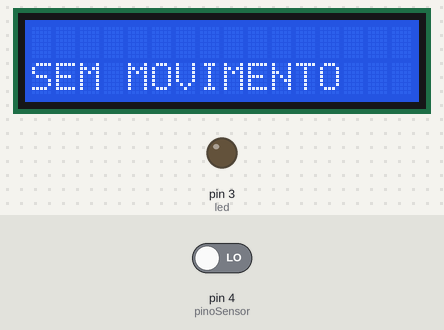
Simulated run of this sketch. Board: Arduino Uno, built with avr-gcc and run on an emulated ATmega328P. On the bench: 16×2 character LCD, output pins drawn as LEDs (lit = HIGH). The inputs (shaded band) are chosen by the test bench; at power-on: pin 4 (pinoSensor) LOW. What the sketch prints to the serial monitor is not drawn.

Above: at 1.7 s.
1.8 s: pin 4 (pinoSensor) driven HIGH
At 3.6 s:
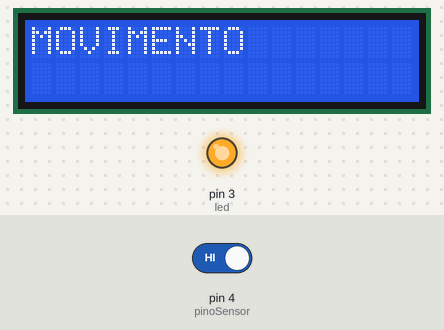
3.9 s: pin 4 (pinoSensor) driven LOW
At 5.7 s:
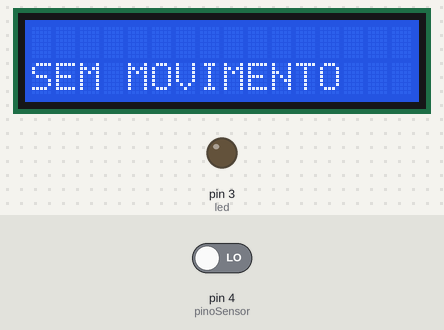
Timing chart, 0 to 7.2 s (numbered marks = the images above; inputs shaded):
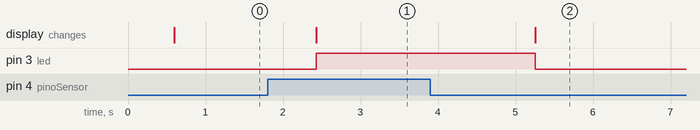

Measured:
- after the input at 1.8 s, pin 3 (led): LOW → HIGH after 0.63 s; the display: changes after 0.63 s (image 1)
- after the input at 3.9 s, pin 3 (led): HIGH → LOW after 1.4 s; the display: changes after 1.4 s (image 2)

The sketch:

sketch_may07a.ino
```cpp
// Programa : Display LCD 16x2 e modulo I2C
// Autor : Arduino e Cia

#include <Wire.h>
#include <LiquidCrystal_I2C.h>
// Inicializa o display no endereco 0x27
LiquidCrystal_I2C lcd(0x3F,2,1,0,4,5,6,7,3, POSITIVE);

int led  = 3;
int pinoSensor = 4;
int iniciaSensor = 0;
//Variável para calibração do sensor
int calibracao = 45;


void setup()
{
 lcd.begin (16,2);
 pinMode(3,OUTPUT);
 ///
    Serial.begin(9600);
    pinMode(pinoSensor,INPUT); //E o sensor uma entrada.
    Serial.print("Calibrando o sensor...");
    for(int i = 0; i < calibracao; i++){
    Serial.print(".");
    }
    Serial.println("Sensor Ativado");
    delay(500);
///
}

void loop()
{
    iniciaSensor = digitalRead(pinoSensor);
    Serial.print("Valor do Sensor PIR: ");
    Serial.println(iniciaSensor);

    if (iniciaSensor == 1) {
      lcd.clear();
      lcd.setCursor(0,0);
      lcd.print("MOVIMENTO");
      digitalWrite(led,HIGH);
      delay(500);
    } else {
      lcd.clear();
      lcd.setCursor(0,1);
      lcd.print("SEM MOVIMENTO");
      digitalWrite(led,LOW);

    }
  delay(900);

}
```
